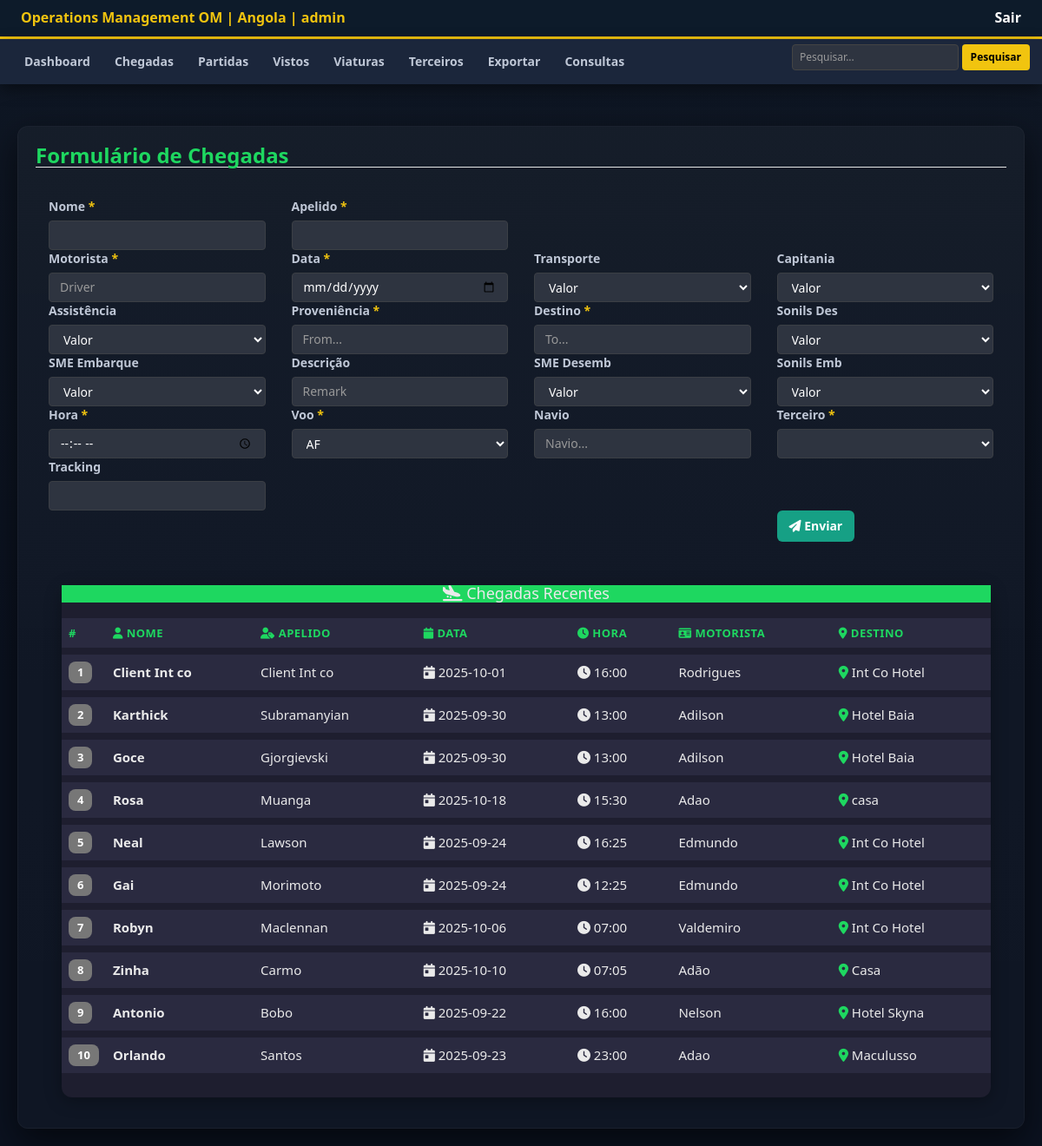
The page /chegadas_cadastrar.php (signed in) on the database its author committed.
### tables this page shows
CREATE TABLE `admin_usuarios` (
  `id` int NOT NULL,
  `nome` varchar(50) NOT NULL,
  `acesso` int NOT NULL,
  `login` varchar(50) NOT NULL,
  `senha` varchar(50) NOT NULL,
  `email` varchar(50) NOT NULL,
  `created` datetime NOT NULL,
  `modified` datetime DEFAULT NULL
);

CREATE TABLE `meetchegadas` (
  `id` int NOT NULL,
  `Nome` varchar(50) NOT NULL,
  `Apelido` varchar(50) NOT NULL,
  `Motorista` text NOT NULL,
  `Data` date NOT NULL,
  `Transporte` varchar(50) NOT NULL,
  `Embarques` text NOT NULL,
  `SonilsAcesso` varchar(50) NOT NULL,
  `Capitania` text NOT NULL,
  `Desembarques` varchar(50) NOT NULL,
  `Proveniencia` varchar(50) NOT NULL,
  `Destino` varchar(50) NOT NULL,
  `Navio` varchar(50) NOT NULL,
  `Descricao` varchar(50) NOT NULL,
  `Hora` varchar(50) NOT NULL,
  `Voo` varchar(50) NOT NULL,
  `ValorTransporte` varchar(50) NOT NULL,
  `Terceiro` varchar(50) NOT NULL,
  `Trackingnumber` varchar(50) NOT NULL,
  `ValorCapitania` varchar(50) NOT NULL,
  `ValorEmbarque` varchar(50) NOT NULL,
  `ValorDesembarque` varchar(50) NOT NULL,
  `ValorAcesso` varchar(50) NOT NULL,
  `image` varchar(50) NOT NULL,
  `ValorAssistencia` varchar(50) NOT NULL,
  `assisgate` varchar(50) NOT NULL
);

### chegadas_cadastrar.php (the view, shortened to what this page needs)
<?php
include_once("conexao.php");
$id = isset($_SESSION['id_usuario']) ? $_SESSION['id_usuario'] : 0;
$percorre = array('login' => 'Visitante');
if($id){
    $selecao = "SELECT * FROM admin_usuarios WHERE id='$id'";
    $acessar = mysqli_query($conexao, $selecao);
    if($acessar) $percorre = mysqli_fetch_array($acessar);
}
?>
<!DOCTYPE html>
<html lang="pt">
<head>
    <link href="//maxcdn.bootstrapcdn.com/bootstrap/3.3.7/css/bootstrap.min.css" rel="stylesheet" id="bootstrap-css">
    <link rel="stylesheet" href="https://cdnjs.cloudflare.com/ajax/libs/font-awesome/6.4.0/css/all.min.css">
    <link rel="stylesheet" href="chegadas_cadastrar.css">
</head>
<body onload="get_client_list()">
    <?php
        include_once("st_cabecalho.php");
    ?>
    <div class="form-wrapper">
        <form id="chegadasForm" class="form-horizontal" onsubmit="norefresh_form(); return false;">
            <fieldset>
                <legend><h3 class="text-success">Formulário de Chegadas</h3></legend>
                <div class="panel-body">
                    <div class="row g-2 align-items-center">
                        <div class="col-md-3">
                            <label for="Nome" class="form-label mb-0">Nome <span style="color:var(--accent)">*</span></label>
                            <input id="Nome" name="Nome" class="form-control form-control-sm" required type="text">
                        </div>
                        <div class="col-md-3">
                            <label for="Apelido" class="form-label mb-0">Apelido <span style="color:var(--accent)">*</span></label>
                            <input id="Apelido" name="Apelido" class="form-control form-control-sm" required type="text">
                        </div>
                    </div>
                    <div class="row g-2">
                        <div class="col-md-3">
                            <label>Motorista <span style="color:var(--accent)">*</span></label>
                            <input id="Motorista" name="Motorista" class="form-control" required type="text" maxlength="20" placeholder="Driver">
                        </div>
                        <div class="col-md-3">
                            <label>Data <span style="color:var(--accent)">*</span></label>
                            <input id="Data" name="Data" class="form-control" required type="date">
                        </div>
                        <div class="col-md-3">
                            <label>Transporte</label>
                            <select id="ValorTransporte" name="ValorTransporte" class="form-control">
                                <option value="0">Valor</option>
                            </select>
                        </div>
                        <div class="col-md-3">
                            <label>Capitania</label>
                            <select id="ValorCapitania" name="ValorCapitania" class="form-control">
                                <option value="0">Valor</option>
                            </select>
                        </div>
                    </div>
                    <div class="row g-2">
                        <div class="col-md-3">
                            <label>Assistência</label>
                            <select id="assisgate" name="assisgate" class="form-control">
                                <option value="0">Valor</option>
                            </select>
                        </div>
                        <div class="col-md-3">
                            <label>Proveniência <span style="color:var(--accent)">*</span></label>
                            <input id="Proveniencia" name="Proveniencia" class="form-control" placeholder="From..." required type="text">
                        </div>
                        <div class="col-md-3">
                            <label>Destino <span style="color:var(--accent)">*</span></label>
                            <input id="Destino" name="Destino" class="form-control" placeholder="To..." required type="text">
                        </div>
                        <div class="col-md-3">
                            <label>Sonils Des</label>
                            <select id="ValorAssistencia" name="ValorAssistencia" class="form-control">
                                <option value="0">Valor</option>
                            </select>
                        </div>
                    </div>
                    <div class="row g-2">
                        <div class="col-md-3">
                            <label>SME Embarque</label>
                            <select id="ValorEmbarque" name="ValorEmbarque" class="form-control">
                                <option value="0">Valor</option>
                            </select>
                        </div>
                        <div class="col-md-3">
                            <label>Descrição</label>
                            <input id="Descricao" name="Descricao" class="form-control" placeholder="Remark" type="text">
                        </div>
                        <div class="col-md-3">
                            <label >SME Desemb</label>
                            <select id="ValorDesembarque" name="ValorDesembarque" class="form-control">
                                <option value="0">Valor</option>
                            </select>
                        </div>
                        <div class="col-md-3">
                            <label>Sonils Emb</label>
                            <select id="ValorAcesso" name="ValorAcesso" class="form-control">
                                <option value="0">Valor</option>
                            </select>
                        </div>
                    </div>
                    <div class="row g-2">
                        <div class="col-md-3">
                            <label>Hora <span style="color:var(--accent)">*</span></label>
                            <input id="Hora" name="Hora" class="form-control" required type="time">
                        </div>
                        <div class="col-md-3">
                            <label>Voo <span style="color:var(--accent)">*</span></label>
                            <select id="Voo" name="Voo" class="form-control" required>
                                <option value="AF">AF</option>
                            </select>
                        </div>
                        <div class="col-md-3">
                            <label>Navio</label>
                            <input id="Navio" name="Navio" class="form-control" placeholder="Navio..." type="text">
                        </div>
                        <div class="col-md-3">
                            <label>Terceiro <span style="color:var(--accent)">*</span></label>
                            <select id="Terceiro" name="Terceiro" class="form-control">
                            </select>
                        </div>
                    </div>
                    <div class="row g-2">
                        <div class="col-md-3">
                            <label>Tracking</label>
                            <input id="Trackingnumber" name="Trackingnumber" class="form-control" type="text" placeholder="">
                        </div>
                        <div class="col-md-5">
                        </div>
                    </div>
                    <div class="row g-2">
                        <div class="col-md-9">
                        </div>
                        <div class="col-md-3 d-flex gap-2">
                            <button id="Listar" name="Listar" class="btn btn-success" type="submit" title="Enviar">
                                <i class="fa fa-paper-plane"></i> Enviar
                            </button>
                        </div>
                    </div>
                    <div class="container" style="margin-top:40px; max-width:1100px;">
                        <div class="card shadow-sm border-0" style="border-radius:12px; background:#1e1e2f; color:#eaeaea;">
                            <div class="card-header text-white" style="background:linear-gradient(90deg, #1ed760, #1ed760); border-radius:0px;">
                                <h4 class="text-center mb-0">
                                    <i class="fa fa-plane-arrival"></i> Chegadas Recentes
                                </h4>
                            </div>
                            <div class="card-body p-4">
                                <div class="table-responsive">
                                    <table class="table table-hover align-middle mb-0" style="color:#eaeaea;">
                                        <thead style="background:#2a2a40; color:#00aaff; font-weight:600;">
                                            <tr>
                                                <th class="text-success" style="width:50px;">#</th>
                                                <th class="text-success"><i class="fa fa-user text-success"></i> Nome</th>
                                                <th class="text-success"><i class="fa fa-user-tag text-success"></i> Apelido</th>
                                                <th class="text-success"><i class="fa fa-calendar text-success"></i> Data</th>
                                                <th class="text-success"><i class="fa fa-clock text-success"></i> Hora</th>
                                                <th class="text-success"><i class="fa fa-id-card text-success"></i> Motorista</th>
                                                <th class="text-success"><i class="fa fa-map-marker-alt text-success"></i> Destino</th>
                                            </tr>
                                        </thead>
                                        <tbody style="font-size:15px;">
                                            <?php
                                            $sql = "SELECT Nome, Apelido, Data, Hora, Motorista, Destino
                                                    FROM meetchegadas
                                                    ORDER BY id DESC
                                                    LIMIT 10";
                                            $resultado = mysqli_query($conexao, $sql);
                                            if ($resultado && mysqli_num_rows($resultado) > 0) {
                                                $contador = 1;
                                                while ($linha = mysqli_fetch_assoc($resultado)) {
                                                    echo '<tr style="transition:background 0.2s; cursor:pointer;">';
                                                    echo '<td><span class="badge bg-primary" style="font-size:13px; padding:6px 10px; border-radius:8px;">' . $contador . '</span></td>';
                                                    echo '<td><strong>' . htmlspecialchars($linha['Nome']) . '</strong></td>';
                                                    echo '<td>' . htmlspecialchars($linha['Apelido']) . '</td>';
                                                    echo '<td><i class="fa fa-calendar-day text-secondary"></i> ' . htmlspecialchars($linha['Data']) . '</td>';
                                                    echo '<td><i class="fa fa-clock text-secondary"></i> ' . htmlspecialchars($linha['Hora']) . '</td>';
                                                    echo '<td>' . htmlspecialchars($linha['Motorista']) . '</td>';
                                                    echo '<td><i class="fa fa-location-dot text-success"></i> ' . htmlspecialchars($linha['Destino']) . '</td>';
                                                    echo '</tr>';
                                                    $contador++;
                                                }
                                            } else {
                                                echo "<tr><td colspan='7' class='text-center text-muted py-3'><i class='fa fa-info-circle'></i> Nenhuma chegada registada ainda.</td></tr>";
                                            }
                                            ?>
                                        </tbody>
                                    </table>
                                </div>
                            </div>
                        </div>
                    </div>
                </div>
            </fieldset>
        </form>
    </div>
</body>
</html>

### st_cabecalho.php
<div class="welcome">
    <h3>Operations Management OM | Angola | <?php echo htmlspecialchars($percorre['login']); ?>
        <a href="sair.php" style="float:right;">Sair</a>
    </h3>
</div>
<?php
    include_once("st_menu.php");
?>

### chegadas_cadastrar.css (style rules this page uses)
:root { --bg-dark: #0d1b2a; --panel-dark: #1b263b; --accent: #f1c40f; --muted: #bfc7d6; --input-bg: #2e3440; }
html,body { height:100%; }
body { margin:0; font-family: "Segoe UI", Arial, sans-serif; background: linear-gradient(180deg,#0f1724 0%, #0b1220 60%); color:#e6eef8; }
.welcome { background: var(--bg-dark); padding: 12px 24px; border-bottom: 3px solid var(--accent); color: #fff; }
.welcome h3 { margin:0; font-weight:600; color:var(--accent); font-size:16px; }
.welcome a { color:#fff; text-decoration:none; }
.form-wrapper { max-width: 1200px; margin: 28px auto; padding: 20px; }
form.form-horizontal { background: linear-gradient(180deg, rgba(255,255,255,0.03), rgba(255,255,255,0.02)); border-radius: 12px; padding: 20px; box-shadow: 0 14px 40px rgba(0,0,0,0.6); border: 1px solid rgba(255,255,255,0.03); }
legend h3 { color:var(--accent); margin:0; font-weight:700; }
.panel-body label { color: var(--muted); font-weight:700; margin-bottom:6px; display:block; }
.form-control { background: var(--input-bg); color:#fff; border:1px solid #3b3f45; border-radius:4px; box-shadow:none; }
.btn { border-radius:6px; font-weight:700; padding:8px 14px; }
.btn-success { background:#16a085; border:none; color:#fff; }

### chegadas_cadastrar.php (style rules this page uses)
body { background-color: #12121c; color: #eaeaea; font-family: 'Segoe UI', sans-serif; }
.card { box-shadow: 0 4px 20px rgba(0,0,0,0.3); transition: all 0.2s ease-in-out; }
.table { border-collapse: separate; border-spacing: 0 8px; }
.table thead tr th { border: none !important; text-transform: uppercase; font-size: 13px; letter-spacing: 0.5px; }
.table tbody tr { background: #2a2a40; border-radius: 10px; }
.table td, .table th { border: none !important; vertical-align: middle !important; }
.badge { font-size: 13px; padding: 6px 10px; border-radius: 8px; }
.text-success { color: #1ed760 !important; }

### rows shown on the page
admin_usuarios: login "admin"
meetchegadas: Nome "Client Int co", Apelido "Client Int co", Data "2025-10-01", Hora "16:00", Motorista "Rodrigues", Destino "Int Co Hotel"
meetchegadas: Nome "Karthick", Apelido "Subramanyian", Data "2025-09-30", Hora "13:00", Motorista "Adilson", Destino "Hotel Baia"
meetchegadas: Nome "Goce", Apelido "Gjorgievski", Data "2025-09-30", Hora "13:00", Motorista "Adilson", Destino "Hotel Baia"
meetchegadas: Nome "Rosa", Apelido "Muanga", Data "2025-10-18", Hora "15:30", Motorista "Adao", Destino "casa"
meetchegadas: Nome "Neal", Apelido "Lawson", Data "2025-09-24", Hora "16:25", Motorista "Edmundo", Destino "Int Co Hotel"
meetchegadas: Nome "Gai", Apelido "Morimoto", Data "2025-09-24", Hora "12:25", Motorista "Edmundo", Destino "Int Co Hotel"
meetchegadas: Nome "Robyn", Apelido "Maclennan", Data "2025-10-06", Hora "07:00", Motorista "Valdemiro", Destino "Int Co Hotel"
meetchegadas: Nome "Zinha", Apelido "Carmo", Data "2025-10-10", Hora "07:05", Motorista "Adão", Destino "Casa"
meetchegadas: Nome "Antonio", Apelido "Bobo", Data "2025-09-22", Hora "16:00", Motorista "Nelson", Destino "Hotel Skyna"
meetchegadas: Nome "Orlando", Apelido "Santos", Data "2025-09-23", Hora "23:00", Motorista "Adao", Destino "Maculusso"
